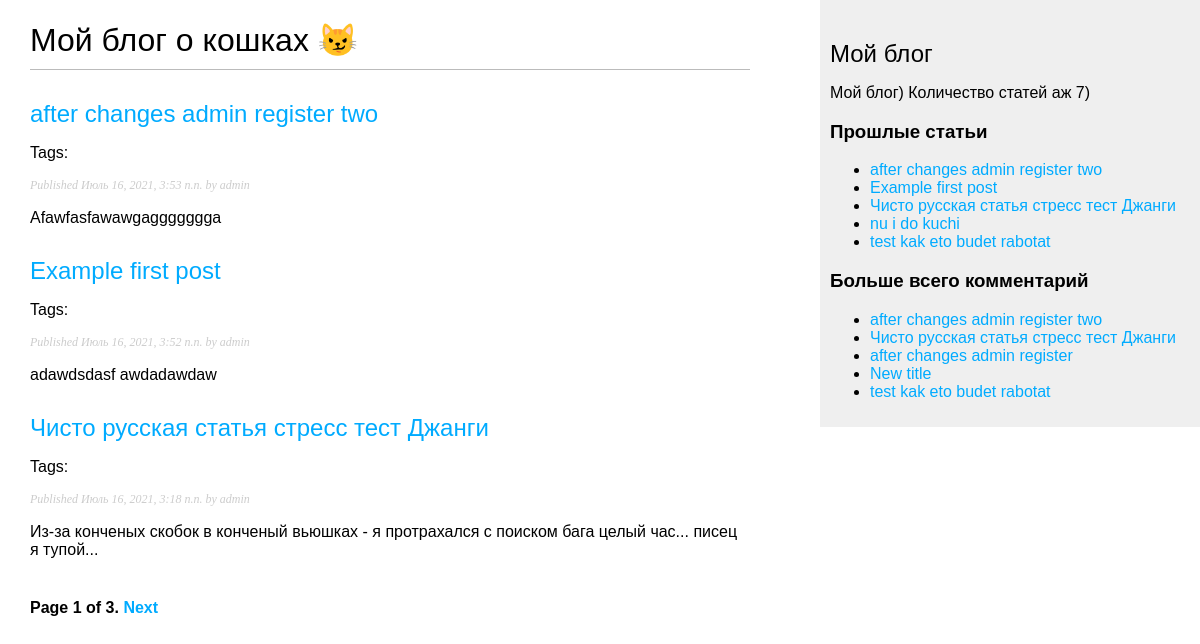
The page /blog/ on the database as committed earlier.
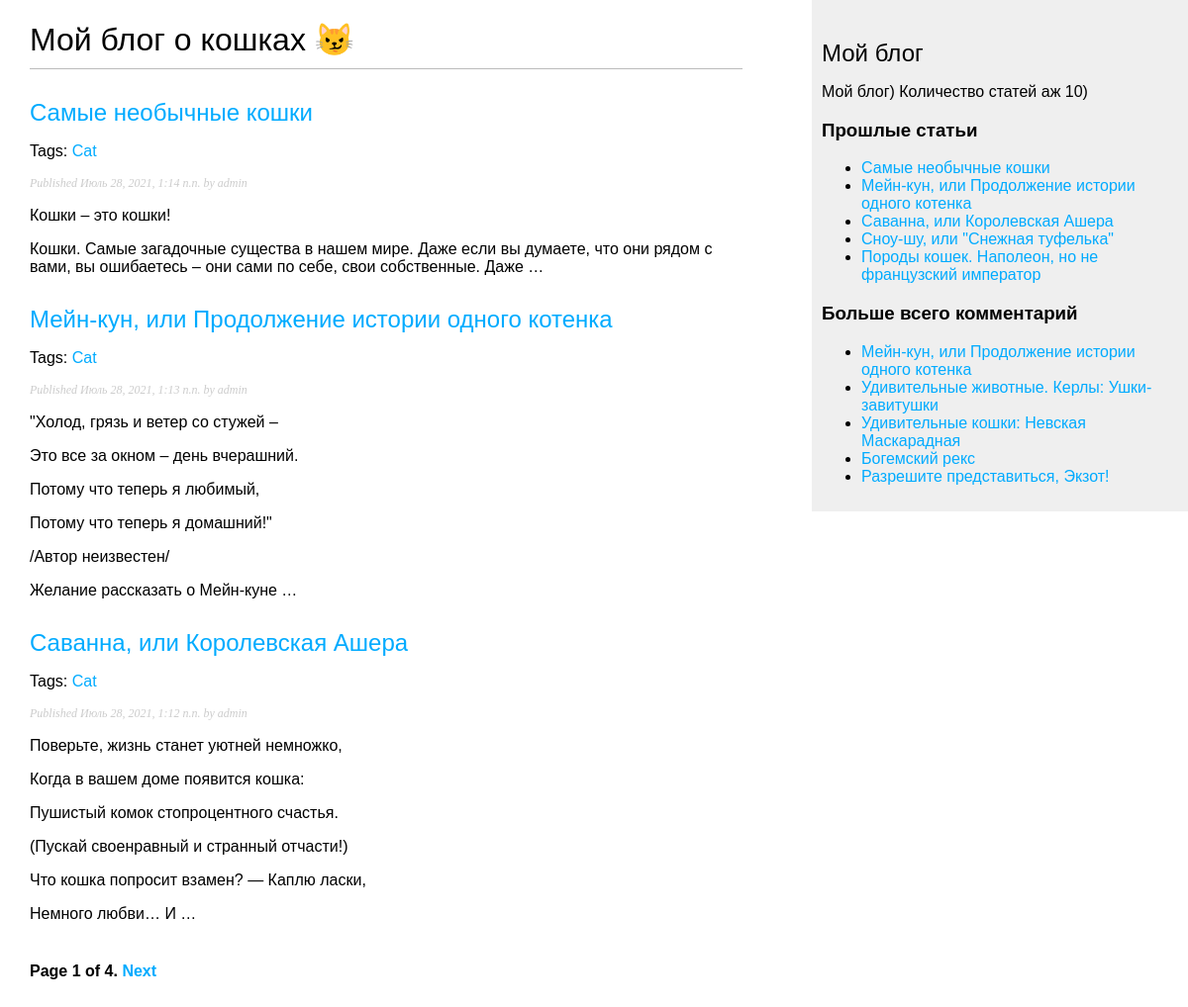
The same page on the database as committed later.
### blog/models.py (models this page shows, shortened)
class Post(models.Model):
	STATUS_CHOICES = {
		('draft', 'Draft'),
		('published', 'Published'),
	}
	title = models.CharField(max_length=250) #заголовок статьи (VARCHAR тип)
	slug = models.SlugField(max_length=250, unique_for_date='publish') # поле для формирования семантических URLов статей
	author = models.ForeignKey(User, on_delete=models.CASCADE, related_name='blog_post') # собсна автор, отношение "Один ко многим" автор может иметь много статей
	body = models.TextField() # содержание статьи
	publish = models.DateTimeField(default=timezone.now) # сохраняет дату публикации статьи
	created = models.DateTimeField(auto_now_add=True) # собсна указывает на дату создания статьи (auto_now_add=True - сохраняет автоматически при сохранении объекта)
	update  = models.DateTimeField(auto_now=True) # дата и время редактирования статьи (auto_now=True - сохраняет автоматически при сохранении объекта)
	status = models.CharField(max_length=10, choices=STATUS_CHOICES, default='draft') # статус статьи. Choices - для выбора статуса.
	objects = models.Manager() # описание менеджера
	published = PublishedManager() # добавление нового менеджера в модель
	tags = TaggableManager()
	class Meta:
		ordering = ('-publish',) # метаданные для порядка сортировки (по убыванию)
	def get_absolute_url(self):
		return reverse('blog:post_detail',
						args=[self.publish.year,
								self.publish.month,
								self.publish.day,
								self.slug])

### blog/views.py (the view)
# urls.py: path('', views.post_list, name='post_list'),
def post_list(request, tag_slug=None):
	object_list = Post.published.all()
	tag = None
	if tag_slug:
		tag = get_object_or_404(Tag, slug=tag_slug)
		object_list = object_list.filter(tags__in=[tag])
	paginator = Paginator(object_list, 3)
	page = request.GET.get('page') #текущая страница
	try:
		posts = paginator.page(page) # список объектов на странице
	except PageNotAnInteger:
		posts = paginator.page(1)
	except EmptyPage:
		posts = paginator.page(paginator.num_pages)
	return render(request,
				 'blog/post/list.html',
				 {'page': page,
				  'posts': posts,
				  'tag' : tag})
	'''принимает на вход все статьи блога и с помощью функции render (принимает на вход: объект request,
	путь к шаблону и переменные контекста для этого шаблона) - формируем шаблон для списка статей  '''

### blog/models.py (called while the page is built)
	def get_queryset(self):
		return super().get_queryset().filter(status='published') # возвращает QuerySet с фильтром

### blog/templatetags/blog_tags.py (called while the page is built)
@register.simple_tag
def total_posts():
	return Post.published.count()

@register.inclusion_tag('blog/post/latest_posts.html')
def show_latest_posts(count=5):
	latest_posts = Post.published.order_by('-publish')[:count]
	return {'latest_posts' : latest_posts}

@register.simple_tag
def get_most_commented_posts(count=5):
	return Post.published.annotate(total_comments=Count('comments')).order_by('-total_comments')[:count]

@register.filter(name='markdown')
def markdown_format(text):
	return mark_safe(markdown.markdown(text)) #mark_safe - помечает return как разрешенный HTML-код

### blog/templates/blog/post/list.html (shortened to what this page needs)
{% extends "blog/base.html" %}
{% load blog_tags %}
{% block content %}
  <h1>Мой блог о кошках &#128572;</h1>
  {% for post in posts %}
    <h2>
      <a href="{{ post.get_absolute_url }}">
        {{ post.title }}
      </a>
    </h2>
    <p class="tags">
      Tags:
      {% for tag in post.tags.all %}
        <a href="{% url 'blog:post_list_by_tag' tag.slug %}">
          {{ tag.name }}
        </a>
      {% endfor %}
    </p>
    <p class="date">
      Published {{ post.publish }} by {{ post.author }}
    </p>
    {{ post.body|markdown|truncatewords_html:30 }}
  {% endfor %}
  {% include "pagination.html" with page=posts %}
{% endblock %}

### blog/templates/blog/base.html (shortened to what this page needs)
{% load blog_tags %}
{% load static %}
<!DOCTYPE html>
<html lang="ru">
<head>
	<link href="{% static 'css/blog.css' %}" rel="stylesheet">
</head>
<body>
	<div id="content">
		{% block content %}
		{% endblock %}
	</div>
	<div id="sidebar">
		<h2>Мой блог</h2>
			<p>Мой блог) Количество статей аж {% total_posts %})</p>
		<h3>Прошлые статьи</h3>
			{% show_latest_posts 5 %}
		<h3>Больше всего комментарий</h3>
			{% get_most_commented_posts as most_commented_posts %}
			<ul>
				{% for post in most_commented_posts %}
					<li><a href="{{ post.get_absolute_url }}">{{ post.title }}</a></li>
				{% endfor %}
			</ul>
	</div>
</body>
</html>

### blog/templates/blog/post/latest_posts.html
<ul>
	{% for post in latest_posts %}
		<li><a href="{{ post.get_absolute_url }}">{{ post.title }}</a></li>
	{% endfor %}
</ul>

Rows that differ between the two databases and show on the page:
removed Post: title "after changes admin register two", publish "Июль 16, 2021, 3:53 п.п.", author "admin", body "Afawfasfawawgaggggggga"
removed Post: title "Example first post", publish "Июль 16, 2021, 3:52 п.п.", author "admin", body "adawdsdasf awdadawdaw"
removed Post: title "Чисто русская статья стресс тест Джанги", publish "Июль 16, 2021, 3:18 п.п.", author "admin", body "Из-за конченых скобок в конченый вьюшках - я протрахался с поиском бага целый час... писец я тупой..."
removed Post: title "nu i do kuchi", shown under "Прошлые статьи"
removed Post: title "test kak eto budet rabotat"
removed Post: title "after changes admin register", shown under "Больше всего комментарий"
removed Post: title "New title", shown under "Больше всего комментарий"
added Post: title "Самые необычные кошки", publish "Июль 28, 2021, 1:14 п.п.", author "admin", body "Кошки – это кошки! Кошки. Самые загадочные существа в нашем мире. Даже если вы думаете, что они рядом с вами, вы ошибаетесь – они сами по себе, свои собственные. Даже …"
added Tag: name "Cat"
added Post: title "Мейн-кун, или Продолжение истории одного котенка", publish "Июль 28, 2021, 1:13 п.п.", author "admin", body "\"Холод, грязь и ветер со стужей – Это все за окном – день вчерашний. Потому что теперь я любимый, Потому что теперь я домашний!\" /Автор неизвестен/ Желание рассказать о Мейн-куне …"
added Post: title "Саванна, или Королевская Ашера", publish "Июль 28, 2021, 1:12 п.п.", author "admin", body "Поверьте, жизнь станет уютней немножко, Когда в вашем доме появится кошка: Пушистый комок стопроцентного счастья. (Пускай своенравный и странный отчасти!) Что кошка попросит взамен? — Каплю ласки, Немного любви… И …"
added Post: title "Сноу-шу, или \"Снежная туфелька\"", shown under "Прошлые статьи"
added Post: title "Породы кошек. Наполеон, но не французский император", shown under "Прошлые статьи"
added Post: title "Удивительные животные. Керлы: Ушки-завитушки", shown under "Больше всего комментарий"
added Post: title "Удивительные кошки: Невская Маскарадная", shown under "Больше всего комментарий"
added Post: title "Богемский рекс", shown under "Больше всего комментарий"
added Post: title "Разрешите представиться, Экзот!", shown under "Больше всего комментарий"
Other text that changed with them:
{{ page.paginator.num_pages }}: "3" → "4"
text no longer shown: "7"
text now shown: "10"
